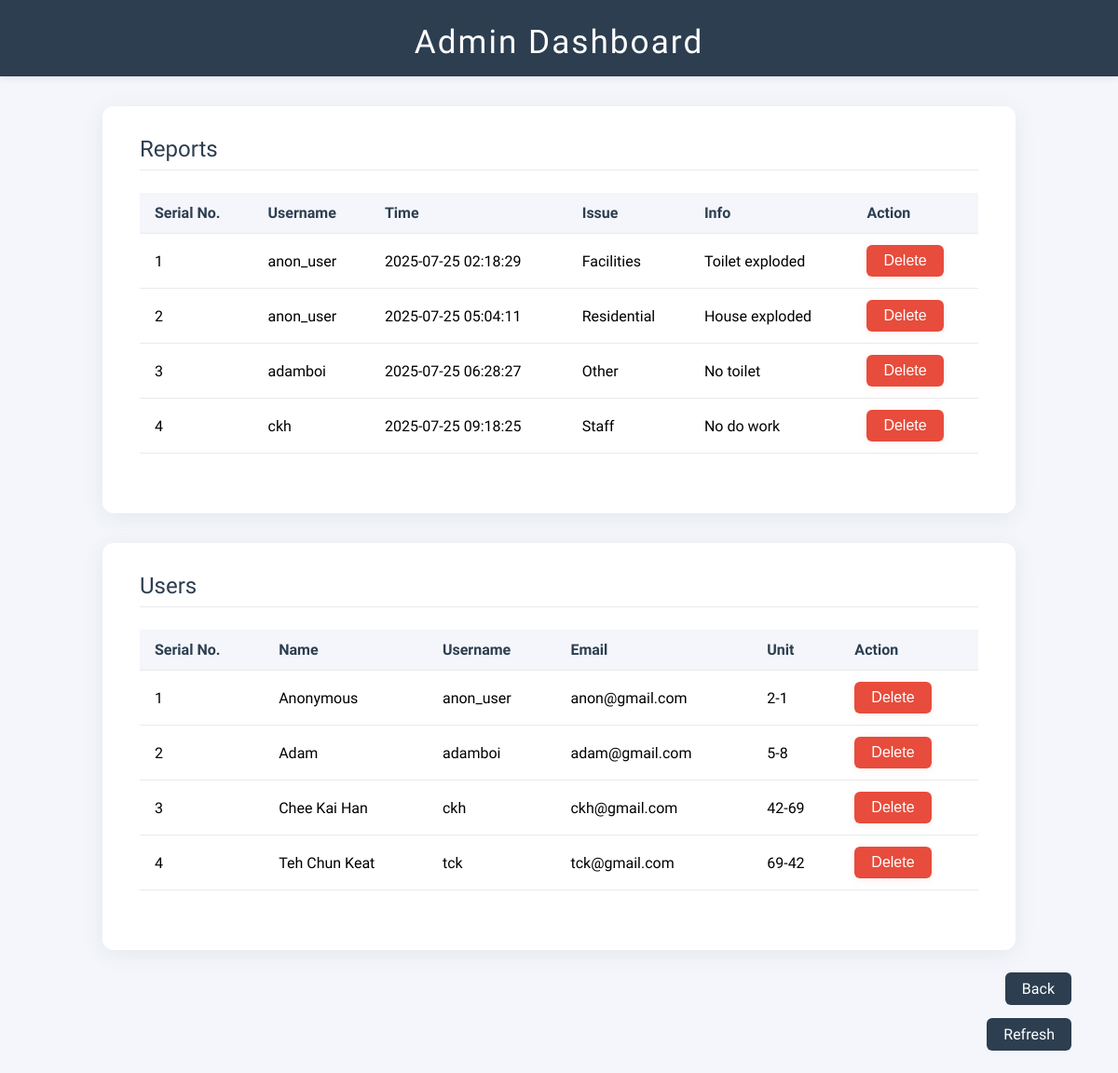
The page /residentMS/admin.php (signed in) on the database its author committed.
### tables this page shows
CREATE TABLE `reports` (
  `username` varchar(255) NOT NULL,
  `time` datetime NOT NULL,
  `report_type` varchar(255) NOT NULL,
  `report_info` varchar(255) NOT NULL
);

CREATE TABLE `accounts` (
  `name` varchar(255) NOT NULL,
  `username` varchar(255) NOT NULL,
  `email` varchar(255) NOT NULL,
  `unit` varchar(255) NOT NULL,
  `password` varchar(255) NOT NULL,
  `type` varchar(255) NOT NULL
);

### residentMS/admin.php (the view, shortened to what this page needs)
<html lang="en">
<head>
  <link rel="stylesheet" href="admin.css">
</head>
<body>
  <div class="admin-header">Admin Dashboard</div>
  <div class="admin-container">
    <div class="admin-title">Reports</div>
    <table class="admin-table">
      <tr>
        <th>Serial No.</th>
        <th>Username</th>
        <th>Time</th>
        <th>Issue</th>
        <th>Info</th>
        <th>Action</th>
      </tr>
      <?php
        $servername = "localhost";
        $username = "root";
        $password = "";
        $database = "residentMS";
        $conn = new mysqli($servername, $username, $password, database: $database);
        $sql = "SELECT username, time, report_type, report_info FROM reports";
        $result = $conn->query($sql);
        $serialNumber = 1;
        if ($result->num_rows > 0) {
          while ($row = $result->fetch_assoc()) {
            echo "<tr>";
            echo "<td>" . $serialNumber . "</td>";
            echo "<td>" . htmlspecialchars($row['username']) . "</td>";
            echo "<td>" . htmlspecialchars($row['time']) . "</td>";
            echo "<td>" . htmlspecialchars($row['report_type']) . "</td>";
            echo "<td>" . htmlspecialchars($row['report_info']) . "</td>";
            echo "<td>"
              . "<form method='POST' style='display:inline;'>"
              . "<input type='hidden' name='delete_id' value='" . $row['time'] . "'>"
              . "<button type='submit' name='delete_report' class='admin-btn delete' onclick=\"return confirm('Delete this report?');\">Delete</button>"
              . "</form>"
              . "</td>";
            echo "</tr>";
            $serialNumber++;
          }
        } else {
          echo "<tr><td colspan='6'>No reports found</td></tr>";
        }
      ?>
    </table>
  </div>
  <div class="admin-container">
    <div class="admin-title">Users</div>
    <table class="admin-table">
      <tr>
        <th>Serial No.</th>
        <th>Name</th>
        <th>Username</th>
        <th>Email</th>
        <th>Unit</th>
        <th>Action</th>
      </tr>
      <?php
        $servername = "localhost";
        $username = "root";
        $password = "";
        $database = "residentMS";
        $conn = new mysqli($servername, $username, $password, database: $database);
        $sql = "SELECT name, username, email, unit FROM accounts WHERE type='user'";
        $result = $conn->query($sql);
        $serialNumber = 1;
        if ($result->num_rows > 0) {
          while ($row = $result->fetch_assoc()) {
            echo "<tr>";
            echo "<td>" . $serialNumber . "</td>";
            echo "<td>" . htmlspecialchars($row['name']) . "</td>";
            echo "<td>" . htmlspecialchars($row['username']) . "</td>";
            echo "<td>" . htmlspecialchars($row['email']) . "</td>";
            echo "<td>" . htmlspecialchars($row['unit']) . "</td>";
            echo "<td>"
              . "<form method='POST' style='display:inline;'>"
              . "<input type='hidden' name='delete_id' value='" . $row['username'] . "'>"
              . "<button type='submit' name='delete_report' class='admin-btn delete' onclick=\"return confirm('Delete this user?');\">Delete</button>"
              . "</form>"
              . "</td>";
            echo "</tr>";
            $serialNumber++;
          }
        } else {
          echo "<tr><td colspan='6'>No users found</td></tr>";
        }
      ?>
    </table>
  </div>
  <div class="admin-actions" style="text-align:right;">
    <div>
      <a href="logout.php" class="admin-btn">Back</a>
    </div>
    <div>
      <a href="admin.php" class="admin-btn">Refresh</a>
    </div>
  </div>
</body>
</html>

### residentMS/admin.css (style rules this page uses)
body { font-family: 'Funnel Sans', Arial, sans-serif; background: #f4f6fb; margin: 0; padding: 0; }
.admin-header { background: #2d3e50; color: #fff; padding: 24px 0 16px 0; text-align: center; font-size: 2.2rem; letter-spacing: 2px; box-shadow: 0 2px 8px rgba(0,0,0,0.08); }
.admin-container { max-width: 900px; margin: 32px auto; background: #fff; border-radius: 12px; box-shadow: 0 4px 24px rgba(44,62,80,0.08); padding: 32px 40px; }
.admin-title { font-size: 1.5rem; color: #2d3e50; margin-bottom: 24px; border-bottom: 1px solid #eaeaea; padding-bottom: 8px; }
.admin-table { width: 100%; border-collapse: collapse; margin-bottom: 32px; }
.admin-table th, .admin-table td { padding: 12px 16px; border-bottom: 1px solid #eaeaea; text-align: left; }
.admin-table th { background: #f4f6fb; color: #2d3e50; font-weight: 600; }
.admin-actions { display: flex; flex-direction: column; gap: 30px; justify-content: flex-end; margin: 32px 12px; margin-right: 50px; }
.admin-btn { background: #2d3e50; color: #fff; border: none; border-radius: 6px; padding: 8px 18px; cursor: pointer; font-size: 1rem; transition: background 0.2s; text-decoration: none; }
.admin-btn.delete { background: #e74c3c; color: #fff; border: none; border-radius: 6px; padding: 8px 18px; cursor: pointer; font-size: 1rem; transition: background 0.2s; box-shadow: 0 2px 8px rgba(231,76,60,0.08); }
a.admin-btn { text-decoration: none; color: #fff; }

### rows shown on the page
reports: username "anon_user", time "2025-07-25 02:18:29", report_type "Facilities", report_info "Toilet exploded"
reports: username "anon_user", time "2025-07-25 05:04:11", report_type "Residential", report_info "House exploded"
reports: username "adamboi", time "2025-07-25 06:28:27", report_type "Other", report_info "No toilet"
reports: username "ckh", time "2025-07-25 09:18:25", report_type "Staff", report_info "No do work"
accounts: name "Anonymous", username "anon_user", email "anon@gmail.com", unit "2-1"
accounts: name "Adam", username "adamboi", email "adam@gmail.com", unit "5-8"
accounts: name "Chee Kai Han", username "ckh", email "ckh@gmail.com", unit "42-69"
accounts: name "Teh Chun Keat", username "tck", email "tck@gmail.com", unit "69-42"
